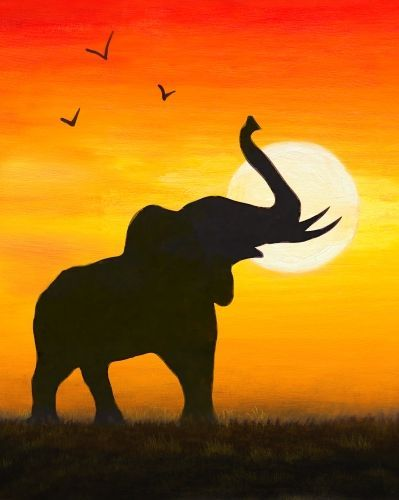
#> input picture elephant.jpg, 399 x 500 px
$ python project.py
#> lines starting #> are read from the running program, lines starting #| are printed output that depends on the picture
# Import Libraries
import cv2
import numpy as np
from sklearn.cluster import KMeans

# Read the image
img = cv2.imread("elephant.jpg")
#> img is the input picture: shape (500, 399, 3); mean B, G, R 20, 102.2, 175.2

# Flatten each channel of the image
all_pixels = img.reshape((img.shape[1]*img.shape[0],img.shape[2]))

#Number of colors to be segmented into
dominant_colors = 4

# Use KMeans function from Scikit-Learn
km = KMeans(n_clusters=dominant_colors)

# Train model
km.fit(all_pixels)

# Cluster Centers
centers = np.array(km.cluster_centers_, dtype='uint8')

# Transform color list in numpy array
colors = []
for color in centers:
    colors.append(np.array(color))

# Segment our original image
new_img = np.zeros((img.shape[1]*img.shape[0],img.shape[2]),dtype='uint8')
for ix in range(new_img.shape[0]):
    new_img[ix] = colors[km.labels_[ix]]
new_img = new_img.reshape((img.shape))

# Save Segmented image
cv2.imwrite("Segmented_Image.jpg", new_img)
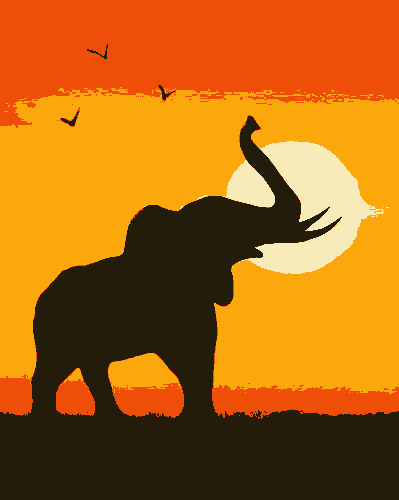
#> saved as Segmented_Image.jpg: shape (500, 399, 3); mean B, G, R 19.3, 101.8, 174.4
